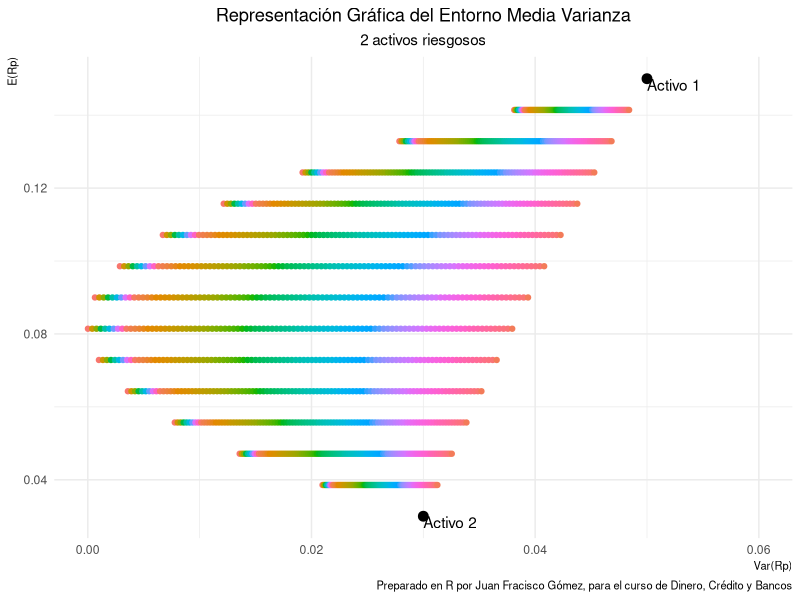

Generate this figure with R:


################################################################################
########### RUTINA PARA GENERAR UN GRAFICO DE ENTORNO MEDIA VARIANZA  ##########
################################################################################



# Tidyverse es un paquete
# Previo a ejecutar la linea 4, tienen que instalar el paquete.
# install.packages("tidyverse")   # Descomentar esta linea para instalar el paquete
library(tidyverse)


# 1) PARAMETROS DE CARGA -------------------------------------

## datos estadisticos de los activos que usaremos:
data <- tibble(
  activo = c("A","B"),
  R      = c(0.15, 0.03),
  V      = c(0.05, 0.03)
)

## Cantidad de Portafolios que vamos a crear para el mismo coeficiente de correlacion:
n <- 15

## Cantidad de coeficientes de correlacion que vamos a graficar:
cantcoefcorr <- 100   # Minimo 2!!


# 2) CODIGO  -------------------------------------


# Construccion de Matriz de tenencias para las "n" cantidades de posibilidades
w <-  tibble(
  wa = seq(from = 1, to = 0, by = -(1/(n-1))),
  wb = 1 - wa
)


# La "pipa" es el operador "%>%" y se lee "y entonces".
# La funcion "mutate" sirve para crear o modificar columnas.
# Agregamos 5 columnas

MasterData <- w %>% 
  mutate(
    ERa  = data$R[1],
    ERb  = data$R[2],
    ERp  = wa * ERa + wb * ERb,
    VarA = data$V[1],
    VarB = data$V[2]
    )






# Armo un vector de coeficientes de correlacion
# Uso la funcion "seq" para ir desde -1 a 1 por un factor que va a determinar
# cuantos escenarios vamos a construir en base al parametro "cantcoefcorr".

coefcorrelacion <- seq(
  from = -1,
  to   = 1,
  by   = 2/(cantcoefcorr -1)
)

length(coefcorrelacion)


# Ahora tenemos que calcular las varianzas del portafolio.
# En vez de armar una columna en MasterData para cada coeficiente de correlacion,
# vamos a hacer un loop que recorra todo el vector coefcorrelacion y que 
# vaya calculando la varianza del portafolio. 



j <- 0
k <- 0
for (i in coefcorrelacion) {
  
  k <- k+1
  # i <- 0
  # print(i) 
  
  ColName <- paste0("Escenario", k)
  
  # i <- 0
  MasterData <- MasterData %>% 
    mutate(
      ColName = (wa^2* VarA)+ (wb^2 * VarB) + (2 * wa * wb * i * VarA^(1/2) * VarB^(1/2) )
    )
  
  colnames(MasterData)[8+j] <- ColName    
  
  j <- j+1
}

# Notar como quedó la base
# Tenemos varias columnas "escenario" como coefcienes hayamos creado.
print(MasterData)

# Para graficar, vamos a armar la base en otro formato.
# la funcion gather junta columnas y las guarda como filas
# el siguiente resultado es una gran matriz con 3 columnas:
# ERp, varRp y  que escenario es (dado por una A + un numero)
# Fijense que tienen todos los escenarios uno abajo del otro,
# identificados con la columna "variable".

data_plot <- MasterData %>%
  select(-wa, -wb, -ERa, -ERb, -VarA, -VarB) %>%    # descartamos variables que no nos interesan
  gather(-ERp, key = "escenario", value = "VarRp") %>%    # reordenamos la matriz
  select(escenario, ERp, VarRp)



# por ultimo, a graficar!

ggplot()+  
  geom_point(
    data        = data_plot,
    mapping     = aes(x=VarRp, y=ERp, color=escenario),
    show.legend = FALSE
  ) +
  geom_point(
    data    = data,
    mapping = aes(x=V, y = R),
    size    = 3,
    color   = "black"
  )+
  annotate(
    geom = 'text',
    x    = data$V[1],
    y    = data$R[1],
    label = "Activo 1",
    hjust = 0,
    vjust = 1
  )+
  annotate(
    geom = 'text',
    x    = data$V[2],
    y    = data$R[2],
    label = "Activo 2",
    hjust = 0,
    vjust = 1
  )+
  scale_x_continuous(
    limits = c(0, max(data$V)+0.01)
  )+
  labs(
    title    = "Representación Gráfica del Entorno Media Varianza",
    subtitle = "2 activos riesgosos",
    caption  = "Preparado en R por Juan Fracisco Gómez, para el curso de Dinero, Crédito y Bancos",
    x = "Var(Rp)",
    y = "E(Rp)"
  )+
  theme_minimal()+
  theme(
    plot.title    = element_text(hjust = 0.5),
    plot.subtitle = element_text(hjust = 0.5),
    plot.caption  = element_text(size = 8),
    axis.title.x  = element_text(hjust = 1, size = 8),
    axis.title.y  = element_text(hjust = 1, size = 8)
    )
